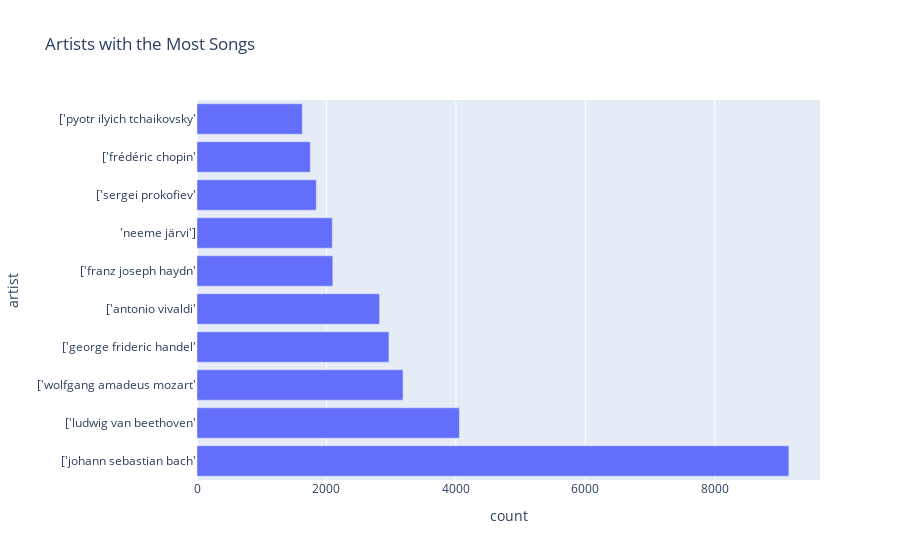

Notebook cell for this chart:
### Code cell
# Artists with the most songs
explode_df = df.withColumn("artist", explode(split(col("artists"), ", ")))
artist_counts = explode_df.groupBy("artist").count()
artist_counts = artist_counts.orderBy(col("count").desc())
result_df = artist_counts.limit(10).toPandas()
fig = px.bar(result_df, y='artist', x='count', title='Artists with the Most Songs')
fig.show()

### Figure 1 — Plotly figure (JSON) as saved in the notebook; plotly's stock layout.template omitted (floating-point values rounded to 4 significant figures)
{"data": [{"alignmentgroup": "True", "hovertemplate": "count=%{x}<br>artist=%{y}<extra></extra>", "legendgroup": "", "marker": {"color": "#636efa", "pattern": {"shape": ""}}, "name": "", "offsetgroup": "", "orientation": "h", "showlegend": false, "textposition": "auto", "type": "bar", "x": [9143, 4054, 3183, 2965, 2820, 2098, 2090, 1843, 1750, 1627], "xaxis": "x", "y": ["['johann sebastian bach'", "['ludwig van beethoven'", "['wolfgang amadeus mozart'", "['george frideric handel'", "['antonio vivaldi'", "['franz joseph haydn'", "'neeme järvi']", "['sergei prokofiev'", "['frédéric chopin'", "['pyotr ilyich tchaikovsky'"], "yaxis": "y"}], "layout": {"barmode": "relative", "legend": {"tracegroupgap": 0}, "title": {"text": "Artists with the Most Songs"}, "xaxis": {"anchor": "y", "domain": [0, 1], "title": {"text": "count"}}, "yaxis": {"anchor": "x", "domain": [0, 1], "title": {"text": "artist"}}}}
